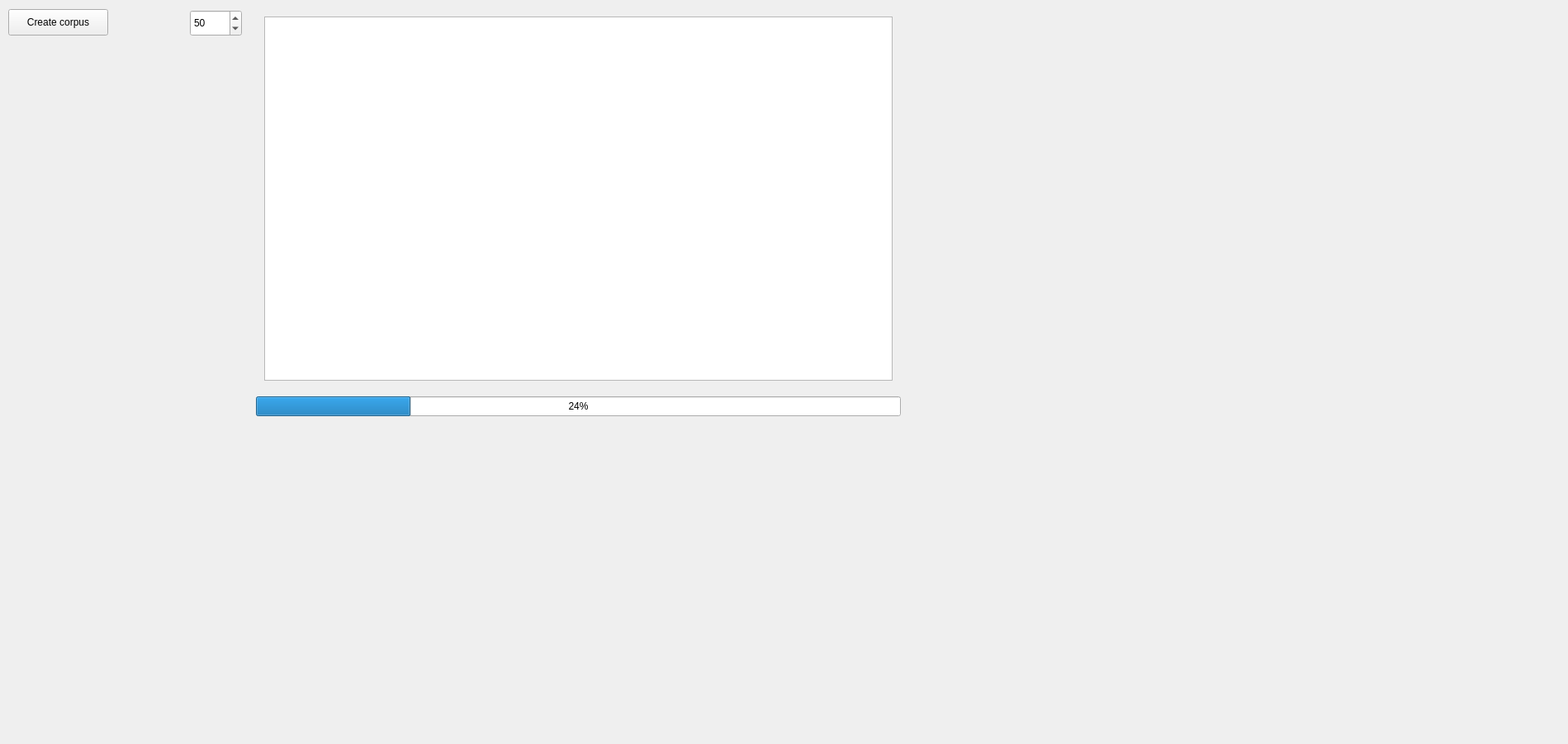
<?xml version="1.0" encoding="UTF-8"?>
<ui version="4.0">
 <class>Form</class>
 <widget class="QWidget" name="Form">
  <property name="geometry">
   <rect>
    <x>0</x>
    <y>0</y>
    <width>1899</width>
    <height>901</height>
   </rect>
  </property>
  <property name="windowTitle">
   <string>Form</string>
  </property>
  <widget class="QPushButton" name="update_dataset_button">
   <property name="geometry">
    <rect>
     <x>10</x>
     <y>11</y>
     <width>121</width>
     <height>32</height>
    </rect>
   </property>
   <property name="text">
    <string>Create corpus</string>
   </property>
  </widget>
  <widget class="QSpinBox" name="top_n_spin_box">
   <property name="geometry">
    <rect>
     <x>230</x>
     <y>12</y>
     <width>63</width>
     <height>32</height>
    </rect>
   </property>
   <property name="minimum">
    <number>1</number>
   </property>
   <property name="maximum">
    <number>100</number>
   </property>
   <property name="value">
    <number>50</number>
   </property>
  </widget>
  <widget class="QProgressBar" name="progress_bar">
   <property name="geometry">
    <rect>
     <x>310</x>
     <y>480</y>
     <width>781</width>
     <height>24</height>
    </rect>
   </property>
   <property name="value">
    <number>24</number>
   </property>
  </widget>
  <widget class="QTextEdit" name="text_edit">
   <property name="geometry">
    <rect>
     <x>320</x>
     <y>20</y>
     <width>761</width>
     <height>441</height>
    </rect>
   </property>
  </widget>
 </widget>
 <resources/>
 <connections/>
</ui>
